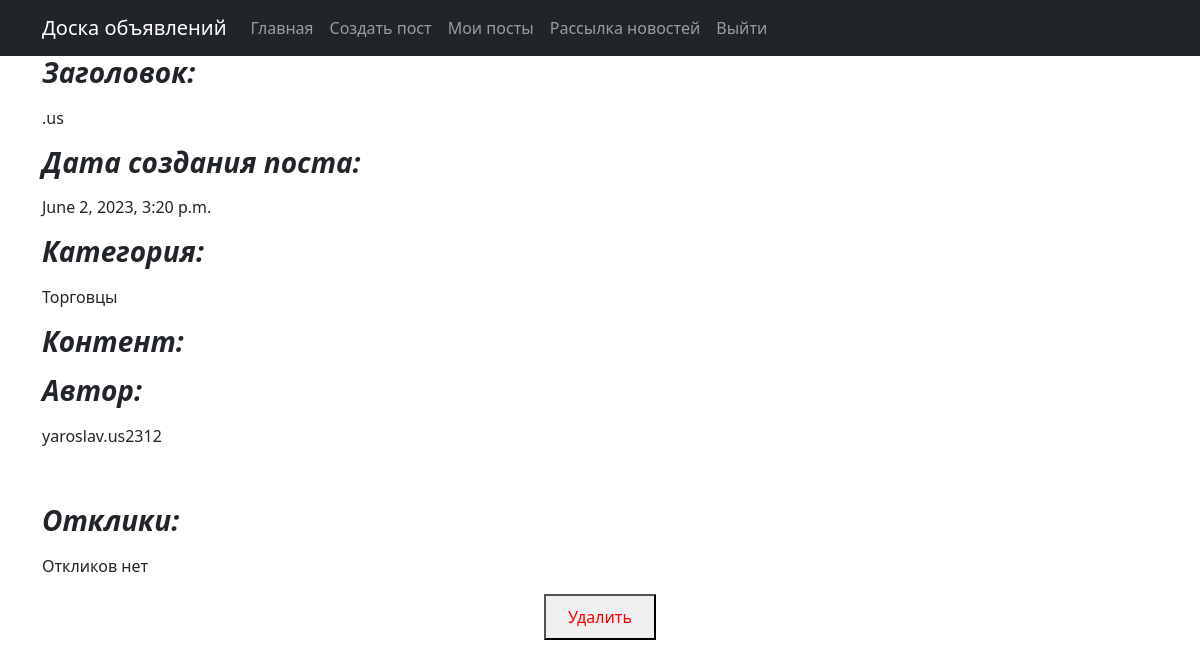
The page /38 (signed in) on the database its author committed.
### board_app/models.py (models this page shows)
class Post(models.Model):
    tanks = 'Танки'
    hills = 'Хиллы'
    dd = 'ДД'
    traders = 'Торговцы'
    gildsmasters = 'Гилдмастеры'
    questgilvers = 'Квестгиверы'
    blacksmiths = 'Кузнецы'
    tanners = 'Кожевники'
    potions_makers = 'Зельевары'
    spell_masters = 'Мастера заклинаний'
    CATEGORY_TYPES = [
        (tanks, 'Танки'),
        (hills, 'Хиллы'),
        (dd, 'ДД'),
        (traders, 'Торговцы'),
        (gildsmasters, 'Гилдмастеры'),
        (questgilvers, 'Квестгиверы'),
        (blacksmiths, 'Кузнецы'),
        (traders, 'Кожевники'),
        (potions_makers, 'Зельевары'),
        (spell_masters, 'Мастера заклинаний'),
    ]
    header = models.CharField(max_length=25)
    content = fields.RichTextUploadingField()
    author = models.ForeignKey(User, on_delete=models.CASCADE)
    category = models.CharField(max_length=30, choices=CATEGORY_TYPES)
    time = models.DateTimeField(auto_now_add=True)

### board_app/views.py (the view)
# urls.py: path('<int:pk>', PostDetail.as_view(), name='post_detail'),
class PostDetail(LoginRequiredMixin, DetailView):
    model = Post
    template_name = 'post_detail.html'
    context_object_name = 'post'
    def get_context_data(self, **kwargs):
        context = super().get_context_data(**kwargs)
        context['user'] = self.request.user
        context['is_response'] = not PostResponses.objects.filter(post_id=self.kwargs['pk'],  # Проверка что такого
                                                                  user_id=self.request.user.id).exists()  # отклика еще нет
        context['responses'] = PostResponses.objects.filter(post_id=self.kwargs['pk'])  # Текущий отклик
        return context

### board_app/templatetags/filters.py (called while the page is built)
@register.filter()
def make_left(html):
    new = html.replace('>', ' style="text-align: left;">', 1)
    return new

### board_app/templatetags/tags.py (called while the page is built)
@register.simple_tag(takes_context=True)
def is_admin(context):
    if str(context['user']) == 'AnonymousUser':
        return False
    else:
        return User.objects.get(username=context['user']).is_superuser

### templates/post_detail.html (shortened to what this page needs)
{% extends 'flatpages/default.html' %}
{% block content %}
{% load filters %}
<h3><p style="text-align: left;"><strong><em>Заголовок:</em></strong></p></h3>
<p style="text-align: left;">{{ post.header }}</p>
<h3><p style="text-align: left;"><strong><em>Дата создания поста:</em></strong></p></h3>
<p style="text-align: left;">{{ post.time }}</p>
<h3><p style="text-align: left;"><strong><em>Категория:</em></strong></p></h3>
<p style="text-align: left;">{{ post.category }}</p>
<h3><p style="text-align: left;"><strong><em>Контент:</em></strong></p></h3>
<h3><p style="text-align: left;"><strong><em>Автор:</em></strong></p></h3>
<p style="text-align: left;">{{ post.author }}</p>
<p style="text-align: left;">&nbsp</p>
{% if post.author == user %}
<h3><p style="text-align: left;"><strong><em>Отклики:</em></strong></p></h3>
{% if responses %}
<table>
    <tr>
        <td>Пользователь</td>
        <td>Текст</td>
    </tr>
    {% for response in responses %}
    <tr>
        <td><a class="nav-link" href="{% url 'detail_response' response.id %}">{{ response.user }}</a></td>
        <td>{{ response.text }}</td>
    </tr>
    {% endfor %}
</table>
{% else %}
<p style="text-align: left;">Откликов нет</p>
{% endif %}
<button><a class="nav-link" href="{{ post.id }}/delete"><span style="color: #ff0000;">Удалить</span></a></button>
{% elif is_response %}
<button><a class="nav-link" href="{{ post.id }}/response"><span style="color: #008000;">Откликнуться</span></a></button>
{% endif %}
{% endblock content %}

### rows shown on the page
Post: header ".us", time "June 2, 2023, 3:20 p.m.", category "Торговцы", author "yaroslav.us2312"
